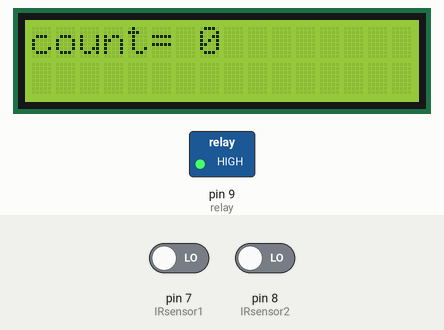
Simulated run of this sketch. Board: Arduino Uno, built with avr-gcc and run on an emulated ATmega328P. Parts: 16×2 character LCD, switched loads named in the sketch (green lamp = pin HIGH). The test bench sets the inputs (shaded band); at power-on: pin 7 (IRsensor1) LOW, pin 8 (IRsensor2) LOW. What the sketch prints to the serial monitor is not drawn.

Above: at 1.2 s.
1.3 s: pin 7 (IRsensor1) driven HIGH
At 2.9 s:
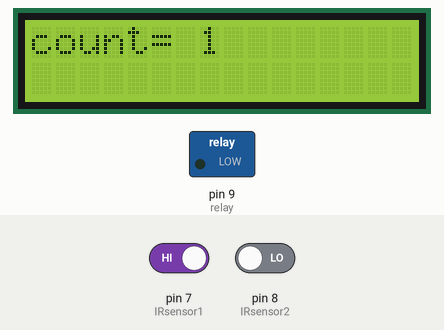
At 3.7 s:
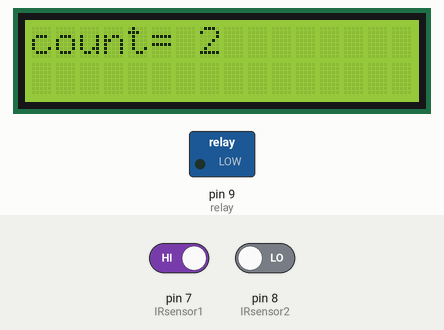
Timing chart, 0 to 5.2 s (numbered marks = the images above; inputs shaded):
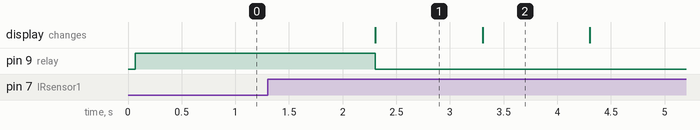

Measured:
- after the input at 1.3 s, pin 9 (relay): HIGH → LOW after 1.0 s; the display: changes after 1.0 s (image 1)
- what the display in image 1 shows lasts 1.0 s, from 2.3 s to 3.3 s

The sketch:

me_Automation_with_Counte_r_LCD__IR_sensors_and_Relay_module.ino
```cpp
#include <LiquidCrystal.h>

const int rs = 12, en = 11, d4 = 5, d5 = 4, d6 = 3, d7 = 2;
const int IRsensor1= 7;
const int IRsensor2= 8;
const int relay= 9;
LiquidCrystal lcd(rs, en, d4, d5, d6, d7);
int count=0;
char a,b;

void setup(){
  lcd.begin(16,2);
  Serial.begin(9600);
  lcd.clear();
  lcd.setCursor(0,0);
  lcd.print("count= 0");
  pinMode (relay, OUTPUT);
  pinMode (IRsensor1, INPUT);
  pinMode (IRsensor2, INPUT);
}

void loop(){
  if(digitalRead (IRsensor1)==HIGH){
      count=count+1;
      delay(1000);
    }
    if(digitalRead (IRsensor2)==HIGH){
      count=count-1;
      delay(1000);
    }
    if(count>0){
      digitalWrite (relay, LOW);
    }
    if(count<=0){
      count=0;
      digitalWrite (relay, HIGH);
    }
    lcd.setCursor(7,0);
    lcd.print(count);
    Serial.println(count);
}
```
